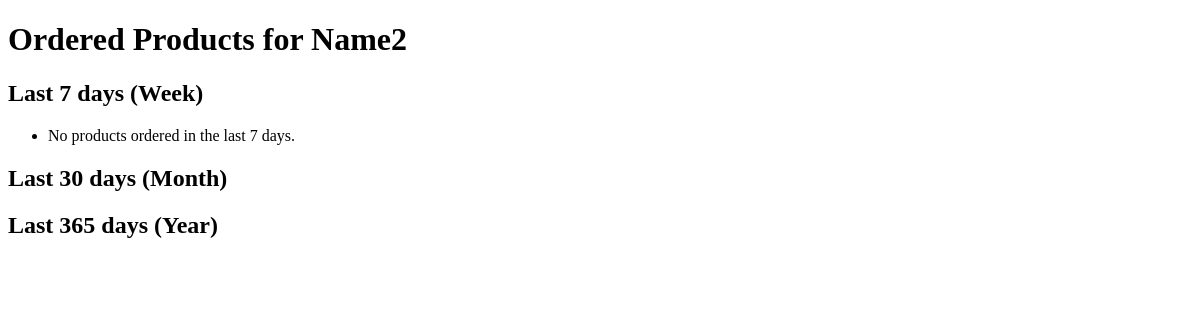
Before: /shop/client/15/orders/ with the older database file.
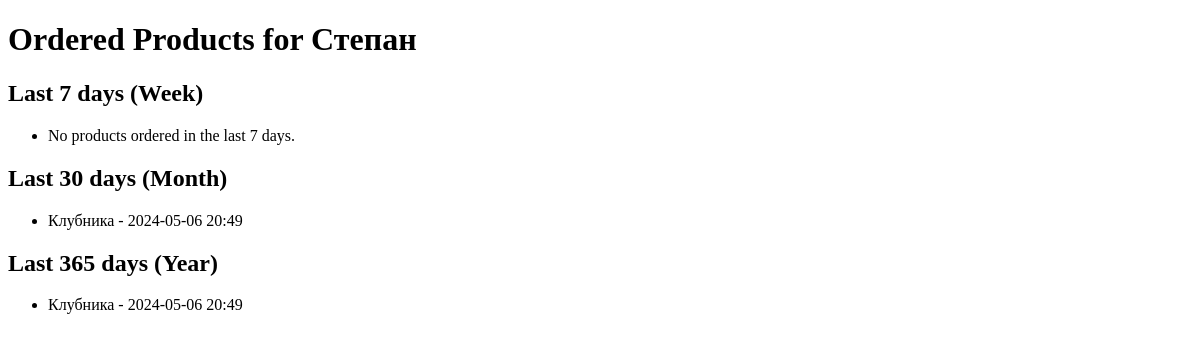
After: the same page with the newer database file.
### myshopapp/models.py (models this page shows, shortened)
class Client(models.Model):
    name = models.CharField(max_length=100)
    email = models.EmailField()
    phone_number = models.CharField(max_length=20)
    address = models.CharField(max_length=200)
    registration_date = models.DateTimeField(default=timezone.now)

class Product(models.Model):
    name = models.CharField(max_length=100)
    description = models.TextField()
    price = models.DecimalField(max_digits=10, decimal_places=2)
    count = models.IntegerField()
    added_date = models.DateTimeField(default=timezone.now)
    img = models.ImageField(upload_to='product_images/', blank=True, null=True)

class Order(models.Model):
    client = models.ForeignKey(Client, on_delete=models.CASCADE)
    products = models.ManyToManyField(Product)
    total_amount = models.DecimalField(max_digits=10, decimal_places=2)
    order_date = models.DateTimeField(default=timezone.now)

### myshopapp/views.py (the view)
# urls.py: path('client/<int:pk>/orders/', views.ordered_products, name='ordered_products'),
def ordered_products(request, pk):
    try:
        client = Client.objects.get(pk=pk)
    except Client.DoesNotExist:
        return render(request, 'myshopapp/ordered_products.html', {'error': 'Клиент с данным ID не найден.'})
    now = timezone.now()
    last_week = now - timedelta(days=7)
    last_month = now - timedelta(days=30)
    last_year = now - timedelta(days=365)
    orders_week = client.order_set.filter(order_date__gte=last_week)
    orders_month = client.order_set.filter(order_date__gte=last_month)
    orders_year = client.order_set.filter(order_date__gte=last_year)
    context = {
        'client': client,
        'orders_week': orders_week,
        'orders_month': orders_month,
        'orders_year': orders_year,
    }
    return render(request, 'myshopapp/ordered_products.html', context)

### myshopapp/templates/myshopapp/ordered_products.html (shortened to what this page needs)
<!DOCTYPE html>
<html lang="en">
<head>
</head>
<body>
    {% if error %}
        <p>{{ error }}</p>
    {% else %}
        <h1>Ordered Products for {{ client.name }}</h1>
        <h2>Last 7 days (Week)</h2>
        <ul>
            {% for order in orders_week %}
                {% for product in order.products.all %}
                    <li>{{ product.name }} - {{ order.order_date|date:"Y-m-d H:i" }}</li>
                {% endfor %}
            {% empty %}
                <li>No products ordered in the last 7 days.</li>
            {% endfor %}
        </ul>
        <h2>Last 30 days (Month)</h2>
        <ul>
            {% for order in orders_month %}
                {% for product in order.products.all %}
                    <li>{{ product.name }} - {{ order.order_date|date:"Y-m-d H:i" }}</li>
                {% endfor %}
            {% empty %}
                <li>No products ordered in the last 30 days.</li>
            {% endfor %}
        </ul>
        <h2>Last 365 days (Year)</h2>
        <ul>
            {% for order in orders_year %}
                {% for product in order.products.all %}
                    <li>{{ product.name }} - {{ order.order_date|date:"Y-m-d H:i" }}</li>
                {% endfor %}
            {% empty %}
                <li>No products ordered in the last 365 days.</li>
            {% endfor %}
        </ul>
    {% endif %}
</body>
</html>

Changed rows visible on the page:
changed Client: name "Name2" → "Степан"
now on this page (row edited): Order: order_date "2024-05-06 20:49"
now on this page (row edited): Product: name "Клубника"
